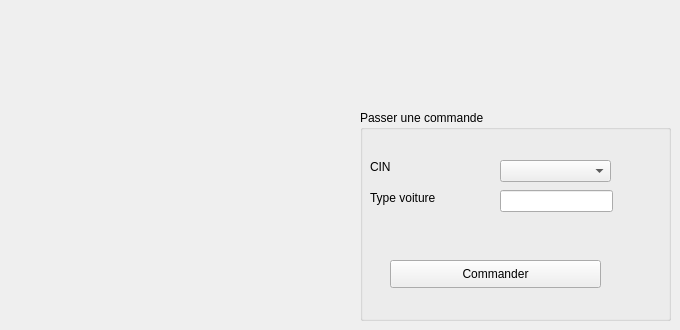
           <widget class="QWidget" name="tab_26">
            <attribute name="title">
             <string>Passer une commande</string>
            </attribute>
            <widget class="QGroupBox" name="groupBox_5">
             <property name="geometry">
              <rect>
               <x>360</x>
               <y>110</y>
               <width>311</width>
               <height>211</height>
              </rect>
             </property>
             <property name="title">
              <string>Passer une commande</string>
             </property>
             <widget class="QLabel" name="label_51">
              <property name="geometry">
               <rect>
                <x>10</x>
                <y>50</y>
                <width>47</width>
                <height>13</height>
               </rect>
              </property>
              <property name="text">
               <string>CIN</string>
              </property>
             </widget>
             <widget class="QLabel" name="label_52">
              <property name="geometry">
               <rect>
                <x>10</x>
                <y>80</y>
                <width>101</width>
                <height>16</height>
               </rect>
              </property>
              <property name="text">
               <string>Type voiture</string>
              </property>
             </widget>
             <widget class="QLineEdit" name="le_PC_typevoiture">
              <property name="geometry">
               <rect>
                <x>140</x>
                <y>80</y>
                <width>113</width>
                <height>22</height>
               </rect>
              </property>
             </widget>
             <widget class="QPushButton" name="pushButton_13">
              <property name="geometry">
               <rect>
                <x>30</x>
                <y>150</y>
                <width>211</width>
                <height>28</height>
               </rect>
              </property>
              <property name="text">
               <string>Commander</string>
              </property>
             </widget>
             <widget class="QComboBox" name="comboBox_CIN">
              <property name="geometry">
               <rect>
                <x>140</x>
                <y>50</y>
                <width>111</width>
                <height>22</height>
               </rect>
              </property>
             </widget>
            </widget>
           </widget>
